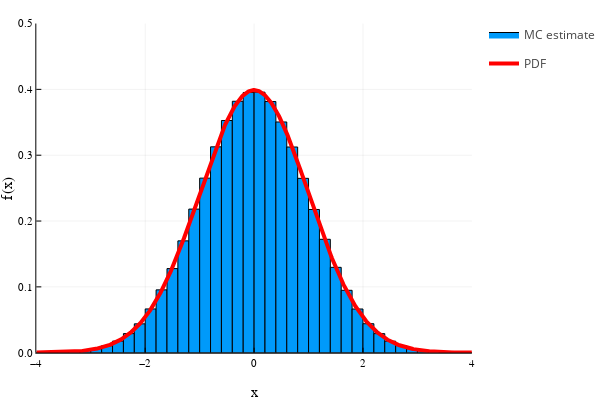

Here is the notebook cell this chart was saved with:
### Markdown cell above
### Box-Muler Transform — A way to generating Normally distributed random variables
![](https://cdn.jsdelivr.net/gh/BNUPsycher/picture-host/BoxMullerTransformUsingPolarCoordinates.png)
- Consider the relationship between the pair $(N_{1}, N_{2})$ and their ***polar coordinate*** counterparts, $R$ and $\theta$. Assume now that the Cartesian coordinates of points $(N_{1},N_{2})$ are identically normally distributed, with $N_{1}$ independent of $N_{2}$ and set $\sigma=1$. In this case, by representing $N_{1}$ and $N_{2}$ in polar coordinates $(\theta,R)$ we have that the angle $\theta$ is uniformly distributed on $[0,2\pi]$ and the radius $R$ is distributed as a Rayleigh random variable.
$$
N_{1} = R\cos(\theta)\quad \text{and}\quad N_{2} = R\sin(\theta)
$$
- Often $N_{2}$ is not needed. Hence, in practice, given two independent uniform(0,1) random variables $U_{1}$ and $U_{2}$, we can get the standard normal distribution $Z$
$$
Z = \sqrt{-2\ln U_{1}}\cos(2\pi U_{2})
$$
- Simulation by Julia

### Code cell
using Distributions, Random, Plots; plotly()
Random.seed!(1)

Z() = sqrt(-2*log(rand()))*cos(2π*rand())
xGrid = -4:0.01:4

histogram([Z() for _ in 1:10^6], bins=50,
    normed=:true, label="MC estimate")
plot!(xGrid, pdf.(Normal(), xGrid),
    c=:red, lw=4, label="PDF",
    xlims=(-4,4), ylims=(0,0.5), xlabel="x", ylabel="f(x)")

### Figure 1 — Plotly figure (JSON) as saved in the notebook; plotly's stock layout.template omitted (floating-point values rounded to 4 significant figures; data arrays with more than 128 entries replaced by an {"elided": "..."} marker saying what was removed)
{"data": [{"fill": "tozeroy", "fillcolor": "rgba(0, 154, 250, 1.000)", "hoverinfo": "none", "legendgroup": "MC estimate", "line": {"color": "rgba(0, 0, 0, 1.000)", "dash": "solid", "width": 1}, "mode": "lines", "name": "MC estimate", "showlegend": true, "type": "scatter", "x": [-5.8, -5.8, -5.6, -5.6, -5.8, -5.8], "xaxis": "x1", "y": [5e-06, 0, 0, 5e-06, 5e-06, 5e-06], "yaxis": "y1"}, {"fill": "tozeroy", "fillcolor": "rgba(0, 154, 250, 1.000)", "hoverinfo": "none", "legendgroup": "MC estimate", "line": {"color": "rgba(0, 0, 0, 1.000)", "dash": "solid", "width": 1}, "mode": "lines", "name": "MC estimate", "showlegend": false, "type": "scatter", "x": [-5.6, -5.6, -5.4, -5.4, -5.6, -5.6], "xaxis": "x1", "y": [0, 0, 0, 0, 0, 0], "yaxis": "y1"}, {"fill": "tozeroy", "fillcolor": "rgba(0, 154, 250, 1.000)", "hoverinfo": "none", "legendgroup": "MC estimate", "line": {"color": "rgba(0, 0, 0, 1.000)", "dash": "solid", "width": 1}, "mode": "lines", "name": "MC estimate", "showlegend": false, "type": "scatter", "x": [-5.4, -5.4, -5.2, -5.2, -5.4, -5.4], "xaxis": "x1", "y": [0, 0, 0, 0, 0, 0], "yaxis": "y1"}, {"fill": "tozeroy", "fillcolor": "rgba(0, 154, 250, 1.000)", "hoverinfo": "none", "legendgroup": "MC estimate", "line": {"color": "rgba(0, 0, 0, 1.000)", "dash": "solid", "width": 1}, "mode": "lines", "name": "MC estimate", "showlegend": false, "type": "scatter", "x": [-5.2, -5.2, -5, -5, -5.2, -5.2], "xaxis": "x1", "y": [0, 0, 0, 0, 0, 0], "yaxis": "y1"}, {"fill": "tozeroy", "fillcolor": "rgba(0, 154, 250, 1.000)", "hoverinfo": "none", "legendgroup": "MC estimate", "line": {"color": "rgba(0, 0, 0, 1.000)", "dash": "solid", "width": 1}, "mode": "lines", "name": "MC estimate", "showlegend": false, "type": "scatter", "x": [-5, -5, -4.8, -4.8, -5, -5], "xaxis": "x1", "y": [0, 0, 0, 0, 0, 0], "yaxis": "y1"}, {"fill": "tozeroy", "fillcolor": "rgba(0, 154, 250, 1.000)", "hoverinfo": "none", "legendgroup": "MC estimate", "line": {"color": "rgba(0, 0, 0, 1.000)", "dash": "solid", "width": 1}, "mode": "lines", "name": "MC estimate", "showlegend": false, "type": "scatter", "x": [-4.8, -4.8, -4.6, -4.6, -4.8, -4.8], "xaxis": "x1", "y": [5e-06, 0, 0, 5e-06, 5e-06, 5e-06], "yaxis": "y1"}, {"fill": "tozeroy", "fillcolor": "rgba(0, 154, 250, 1.000)", "hoverinfo": "none", "legendgroup": "MC estimate", "line": {"color": "rgba(0, 0, 0, 1.000)", "dash": "solid", "width": 1}, "mode": "lines", "name": "MC estimate", "showlegend": false, "type": "scatter", "x": [-4.6, -4.6, -4.4, -4.4, -4.6, -4.6], "xaxis": "x1", "y": [1e-05, 0, 0, 1e-05, 1e-05, 1e-05], "yaxis": "y1"}, {"fill": "tozeroy", "fillcolor": "rgba(0, 154, 250, 1.000)", "hoverinfo": "none", "legendgroup": "MC estimate", "line": {"color": "rgba(0, 0, 0, 1.000)", "dash": "solid", "width": 1}, "mode": "lines", "name": "MC estimate", "showlegend": false, "type": "scatter", "x": [-4.4, -4.4, -4.2, -4.2, -4.4, -4.4], "xaxis": "x1", "y": [6.5e-05, 0, 0, 6.5e-05, 6.5e-05, 6.5e-05], "yaxis": "y1"}, {"fill": "tozeroy", "fillcolor": "rgba(0, 154, 250, 1.000)", "hoverinfo": "none", "legendgroup": "MC estimate", "line": {"color": "rgba(0, 0, 0, 1.000)", "dash": "solid", "width": 1}, "mode": "lines", "name": "MC estimate", "showlegend": false, "type": "scatter", "x": [-4.2, -4.2, -4.0, -4.0, -4.2, -4.2], "xaxis": "x1", "y": [0.000125, 0, 0, 0.000125, 0.000125, 0.000125], "yaxis": "y1"}, {"fill": "tozeroy", "fillcolor": "rgba(0, 154, 250, 1.000)", "hoverinfo": "none", "legendgroup": "MC estimate", "line": {"color": "rgba(0, 0, 0, 1.000)", "dash": "solid", "width": 1}, "mode": "lines", "name": "MC estimate", "showlegend": false, "type": "scatter", "x": [-4, -4, -3.8, -3.8, -4, -4], "xaxis": "x1", "y": [0.0002, 0, 0, 0.0002, 0.0002, 0.0002], "yaxis": "y1"}, {"fill": "tozeroy", "fillcolor": "rgba(0, 154, 250, 1.000)", "hoverinfo": "none", "legendgroup": "MC estimate", "line": {"color": "rgba(0, 0, 0, 1.000)", "dash": "solid", "width": 1}, "mode": "lines", "name": "MC estimate", "showlegend": false, "type": "scatter", "x": [-3.8, -3.8, -3.6, -3.6, -3.8, -3.8], "xaxis": "x1", "y": [0.000415, 0, 0, 0.000415, 0.000415, 0.000415], "yaxis": "y1"}, {"fill": "tozeroy", "fillcolor": "rgba(0, 154, 250, 1.000)", "hoverinfo": "none", "legendgroup": "MC estimate", "line": {"color": "rgba(0, 0, 0, 1.000)", "dash": "solid", "width": 1}, "mode": "lines", "name": "MC estimate", "showlegend": false, "type": "scatter", "x": [-3.6, -3.6, -3.4, -3.4, -3.6, -3.6], "xaxis": "x1", "y": [0.000935, 0, 0, 0.000935, 0.000935, 0.000935], "yaxis": "y1"}, {"fill": "tozeroy", "fillcolor": "rgba(0, 154, 250, 1.000)", "hoverinfo": "none", "legendgroup": "MC estimate", "line": {"color": "rgba(0, 0, 0, 1.000)", "dash": "solid", "width": 1}, "mode": "lines", "name": "MC estimate", "showlegend": false, "type": "scatter", "x": [-3.4, -3.4, -3.2, -3.2, -3.4, -3.4], "xaxis": "x1", "y": [0.001765, 0, 0, 0.001765, 0.001765, 0.001765], "yaxis": "y1"}, {"fill": "tozeroy", "fillcolor": "rgba(0, 154, 250, 1.000)", "hoverinfo": "none", "legendgroup": "MC estimate", "line": {"color": "rgba(0, 0, 0, 1.000)", "dash": "solid", "width": 1}, "mode": "lines", "name": "MC estimate", "showlegend": false, "type": "scatter", "x": [-3.2, -3.2, -3, -3, -3.2, -3.2], "xaxis": "x1", "y": [0.00338, 0, 0, 0.00338, 0.00338, 0.00338], "yaxis": "y1"}, {"fill": "tozeroy", "fillcolor": "rgba(0, 154, 250, 1.000)", "hoverinfo": "none", "legendgroup": "MC estimate", "line": {"color": "rgba(0, 0, 0, 1.000)", "dash": "solid", "width": 1}, "mode": "lines", "name": "MC estimate", "showlegend": false, "type": "scatter", "x": [-3, -3, -2.8, -2.8, -3, -3], "xaxis": "x1", "y": [0.00621, 0, 0, 0.00621, 0.00621, 0.00621], "yaxis": "y1"}, {"fill": "tozeroy", "fillcolor": "rgba(0, 154, 250, 1.000)", "hoverinfo": "none", "legendgroup": "MC estimate", "line": {"color": "rgba(0, 0, 0, 1.000)", "dash": "solid", "width": 1}, "mode": "lines", "name": "MC estimate", "showlegend": false, "type": "scatter", "x": [-2.8, -2.8, -2.6, -2.6, -2.8, -2.8], "xaxis": "x1", "y": [0.0106, 0, 0, 0.0106, 0.0106, 0.0106], "yaxis": "y1"}, {"fill": "tozeroy", "fillcolor": "rgba(0, 154, 250, 1.000)", "hoverinfo": "none", "legendgroup": "MC estimate", "line": {"color": "rgba(0, 0, 0, 1.000)", "dash": "solid", "width": 1}, "mode": "lines", "name": "MC estimate", "showlegend": false, "type": "scatter", "x": [-2.6, -2.6, -2.4, -2.4, -2.6, -2.6], "xaxis": "x1", "y": [0.01766, 0, 0, 0.01766, 0.01766, 0.01766], "yaxis": "y1"}, {"fill": "tozeroy", "fillcolor": "rgba(0, 154, 250, 1.000)", "hoverinfo": "none", "legendgroup": "MC estimate", "line": {"color": "rgba(0, 0, 0, 1.000)", "dash": "solid", "width": 1}, "mode": "lines", "name": "MC estimate", "showlegend": false, "type": "scatter", "x": [-2.4, -2.4, -2.2, -2.2, -2.4, -2.4], "xaxis": "x1", "y": [0.02901, 0, 0, 0.02901, 0.02901, 0.02901], "yaxis": "y1"}, {"fill": "tozeroy", "fillcolor": "rgba(0, 154, 250, 1.000)", "hoverinfo": "none", "legendgroup": "MC estimate", "line": {"color": "rgba(0, 0, 0, 1.000)", "dash": "solid", "width": 1}, "mode": "lines", "name": "MC estimate", "showlegend": false, "type": "scatter", "x": [-2.2, -2.2, -2, -2, -2.2, -2.2], "xaxis": "x1", "y": [0.04384, 0, 0, 0.04384, 0.04384, 0.04384], "yaxis": "y1"}, {"fill": "tozeroy", "fillcolor": "rgba(0, 154, 250, 1.000)", "hoverinfo": "none", "legendgroup": "MC estimate", "line": {"color": "rgba(0, 0, 0, 1.000)", "dash": "solid", "width": 1}, "mode": "lines", "name": "MC estimate", "showlegend": false, "type": "scatter", "x": [-2, -2, -1.8, -1.8, -2, -2], "xaxis": "x1", "y": [0.0665, 0, 0, 0.0665, 0.0665, 0.0665], "yaxis": "y1"}, {"fill": "tozeroy", "fillcolor": "rgba(0, 154, 250, 1.000)", "hoverinfo": "none", "legendgroup": "MC estimate", "line": {"color": "rgba(0, 0, 0, 1.000)", "dash": "solid", "width": 1}, "mode": "lines", "name": "MC estimate", "showlegend": false, "type": "scatter", "x": [-1.8, -1.8, -1.6, -1.6, -1.8, -1.8], "xaxis": "x1", "y": [0.09545, 0, 0, 0.09545, 0.09545, 0.09545], "yaxis": "y1"}, {"fill": "tozeroy", "fillcolor": "rgba(0, 154, 250, 1.000)", "hoverinfo": "none", "legendgroup": "MC estimate", "line": {"color": "rgba(0, 0, 0, 1.000)", "dash": "solid", "width": 1}, "mode": "lines", "name": "MC estimate", "showlegend": false, "type": "scatter", "x": [-1.6, -1.6, -1.4, -1.4, -1.6, -1.6], "xaxis": "x1", "y": [0.1278, 0, 0, 0.1278, 0.1278, 0.1278], "yaxis": "y1"}, {"fill": "tozeroy", "fillcolor": "rgba(0, 154, 250, 1.000)", "hoverinfo": "none", "legendgroup": "MC estimate", "line": {"color": "rgba(0, 0, 0, 1.000)", "dash": "solid", "width": 1}, "mode": "lines", "name": "MC estimate", "showlegend": false, "type": "scatter", "x": [-1.4, -1.4, -1.2, -1.2, -1.4, -1.4], "xaxis": "x1", "y": [0.1699, 0, 0, 0.1699, 0.1699, 0.1699], "yaxis": "y1"}, {"fill": "tozeroy", "fillcolor": "rgba(0, 154, 250, 1.000)", "hoverinfo": "none", "legendgroup": "MC estimate", "line": {"color": "rgba(0, 0, 0, 1.000)", "dash": "solid", "width": 1}, "mode": "lines", "name": "MC estimate", "showlegend": false, "type": "scatter", "x": [-1.2, -1.2, -1, -1, -1.2, -1.2], "xaxis": "x1", "y": [0.2182, 0, 0, 0.2182, 0.2182, 0.2182], "yaxis": "y1"}, {"fill": "tozeroy", "fillcolor": "rgba(0, 154, 250, 1.000)", "hoverinfo": "none", "legendgroup": "MC estimate", "line": {"color": "rgba(0, 0, 0, 1.000)", "dash": "solid", "width": 1}, "mode": "lines", "name": "MC estimate", "showlegend": false, "type": "scatter", "x": [-1, -1, -0.8, -0.8, -1, -1], "xaxis": "x1", "y": [0.2652, 0, 0, 0.2652, 0.2652, 0.2652], "yaxis": "y1"}, {"fill": "tozeroy", "fillcolor": "rgba(0, 154, 250, 1.000)", "hoverinfo": "none", "legendgroup": "MC estimate", "line": {"color": "rgba(0, 0, 0, 1.000)", "dash": "solid", "width": 1}, "mode": "lines", "name": "MC estimate", "showlegend": false, "type": "scatter", "x": [-0.8, -0.8, -0.6, -0.6, -0.8, -0.8], "xaxis": "x1", "y": [0.3127, 0, 0, 0.3127, 0.3127, 0.3127], "yaxis": "y1"}, {"fill": "tozeroy", "fillcolor": "rgba(0, 154, 250, 1.000)", "hoverinfo": "none", "legendgroup": "MC estimate", "line": {"color": "rgba(0, 0, 0, 1.000)", "dash": "solid", "width": 1}, "mode": "lines", "name": "MC estimate", "showlegend": false, "type": "scatter", "x": [-0.6, -0.6, -0.4, -0.4, -0.6, -0.6], "xaxis": "x1", "y": [0.3527, 0, 0, 0.3527, 0.3527, 0.3527], "yaxis": "y1"}, {"fill": "tozeroy", "fillcolor": "rgba(0, 154, 250, 1.000)", "hoverinfo": "none", "legendgroup": "MC estimate", "line": {"color": "rgba(0, 0, 0, 1.000)", "dash": "solid", "width": 1}, "mode": "lines", "name": "MC estimate", "showlegend": false, "type": "scatter", "x": [-0.4, -0.4, -0.2, -0.2, -0.4, -0.4], "xaxis": "x1", "y": [0.3819, 0, 0, 0.3819, 0.3819, 0.3819], "yaxis": "y1"}, {"fill": "tozeroy", "fillcolor": "rgba(0, 154, 250, 1.000)", "hoverinfo": "none", "legendgroup": "MC estimate", "line": {"color": "rgba(0, 0, 0, 1.000)", "dash": "solid", "width": 1}, "mode": "lines", "name": "MC estimate", "showlegend": false, "type": "scatter", "x": [-0.2, -0.2, 0, 0, -0.2, -0.2], "xaxis": "x1", "y": [0.3953, 0, 0, 0.3953, 0.3953, 0.3953], "yaxis": "y1"}, {"fill": "tozeroy", "fillcolor": "rgba(0, 154, 250, 1.000)", "hoverinfo": "none", "legendgroup": "MC estimate", "line": {"color": "rgba(0, 0, 0, 1.000)", "dash": "solid", "width": 1}, "mode": "lines", "name": "MC estimate", "showlegend": false, "type": "scatter", "x": [0, 0, 0.2, 0.2, 0, 0], "xaxis": "x1", "y": [0.3957, 0, 0, 0.3957, 0.3957, 0.3957], "yaxis": "y1"}, {"fill": "tozeroy", "fillcolor": "rgba(0, 154, 250, 1.000)", "hoverinfo": "none", "legendgroup": "MC estimate", "line": {"color": "rgba(0, 0, 0, 1.000)", "dash": "solid", "width": 1}, "mode": "lines", "name": "MC estimate", "showlegend": false, "type": "scatter", "x": [0.2, 0.2, 0.4, 0.4, 0.2, 0.2], "xaxis": "x1", "y": [0.3815, 0, 0, 0.3815, 0.3815, 0.3815], "yaxis": "y1"}, {"fill": "tozeroy", "fillcolor": "rgba(0, 154, 250, 1.000)", "hoverinfo": "none", "legendgroup": "MC estimate", "line": {"color": "rgba(0, 0, 0, 1.000)", "dash": "solid", "width": 1}, "mode": "lines", "name": "MC estimate", "showlegend": false, "type": "scatter", "x": [0.4, 0.4, 0.6, 0.6, 0.4, 0.4], "xaxis": "x1", "y": [0.3505, 0, 0, 0.3505, 0.3505, 0.3505], "yaxis": "y1"}, {"fill": "tozeroy", "fillcolor": "rgba(0, 154, 250, 1.000)", "hoverinfo": "none", "legendgroup": "MC estimate", "line": {"color": "rgba(0, 0, 0, 1.000)", "dash": "solid", "width": 1}, "mode": "lines", "name": "MC estimate", "showlegend": false, "type": "scatter", "x": [0.6, 0.6, 0.8, 0.8, 0.6, 0.6], "xaxis": "x1", "y": [0.3125, 0, 0, 0.3125, 0.3125, 0.3125], "yaxis": "y1"}, {"fill": "tozeroy", "fillcolor": "rgba(0, 154, 250, 1.000)", "hoverinfo": "none", "legendgroup": "MC estimate", "line": {"color": "rgba(0, 0, 0, 1.000)", "dash": "solid", "width": 1}, "mode": "lines", "name": "MC estimate", "showlegend": false, "type": "scatter", "x": [0.8, 0.8, 1, 1, 0.8, 0.8], "xaxis": "x1", "y": [0.2649, 0, 0, 0.2649, 0.2649, 0.2649], "yaxis": "y1"}, {"fill": "tozeroy", "fillcolor": "rgba(0, 154, 250, 1.000)", "hoverinfo": "none", "legendgroup": "MC estimate", "line": {"color": "rgba(0, 0, 0, 1.000)", "dash": "solid", "width": 1}, "mode": "lines", "name": "MC estimate", "showlegend": false, "type": "scatter", "x": [1, 1, 1.2, 1.2, 1, 1], "xaxis": "x1", "y": [0.2176, 0, 0, 0.2176, 0.2176, 0.2176], "yaxis": "y1"}, {"fill": "tozeroy", "fillcolor": "rgba(0, 154, 250, 1.000)", "hoverinfo": "none", "legendgroup": "MC estimate", "line": {"color": "rgba(0, 0, 0, 1.000)", "dash": "solid", "width": 1}, "mode": "lines", "name": "MC estimate", "showlegend": false, "type": "scatter", "x": [1.2, 1.2, 1.4, 1.4, 1.2, 1.2], "xaxis": "x1", "y": [0.1723, 0, 0, 0.1723, 0.1723, 0.1723], "yaxis": "y1"}, {"fill": "tozeroy", "fillcolor": "rgba(0, 154, 250, 1.000)", "hoverinfo": "none", "legendgroup": "MC estimate", "line": {"color": "rgba(0, 0, 0, 1.000)", "dash": "solid", "width": 1}, "mode": "lines", "name": "MC estimate", "showlegend": false, "type": "scatter", "x": [1.4, 1.4, 1.6, 1.6, 1.4, 1.4], "xaxis": "x1", "y": [0.1297, 0, 0, 0.1297, 0.1297, 0.1297], "yaxis": "y1"}, {"fill": "tozeroy", "fillcolor": "rgba(0, 154, 250, 1.000)", "hoverinfo": "none", "legendgroup": "MC estimate", "line": {"color": "rgba(0, 0, 0, 1.000)", "dash": "solid", "width": 1}, "mode": "lines", "name": "MC estimate", "showlegend": false, "type": "scatter", "x": [1.6, 1.6, 1.8, 1.8, 1.6, 1.6], "xaxis": "x1", "y": [0.09478, 0, 0, 0.09478, 0.09478, 0.09478], "yaxis": "y1"}, {"fill": "tozeroy", "fillcolor": "rgba(0, 154, 250, 1.000)", "hoverinfo": "none", "legendgroup": "MC estimate", "line": {"color": "rgba(0, 0, 0, 1.000)", "dash": "solid", "width": 1}, "mode": "lines", "name": "MC estimate", "showlegend": false, "type": "scatter", "x": [1.8, 1.8, 2, 2, 1.8, 1.8], "xaxis": "x1", "y": [0.06641, 0, 0, 0.06641, 0.06641, 0.06641], "yaxis": "y1"}, {"fill": "tozeroy", "fillcolor": "rgba(0, 154, 250, 1.000)", "hoverinfo": "none", "legendgroup": "MC estimate", "line": {"color": "rgba(0, 0, 0, 1.000)", "dash": "solid", "width": 1}, "mode": "lines", "name": "MC estimate", "showlegend": false, "type": "scatter", "x": [2, 2, 2.2, 2.2, 2, 2], "xaxis": "x1", "y": [0.04406, 0, 0, 0.04406, 0.04406, 0.04406], "yaxis": "y1"}, {"fill": "tozeroy", "fillcolor": "rgba(0, 154, 250, 1.000)", "hoverinfo": "none", "legendgroup": "MC estimate", "line": {"color": "rgba(0, 0, 0, 1.000)", "dash": "solid", "width": 1}, "mode": "lines", "name": "MC estimate", "showlegend": false, "type": "scatter", "x": [2.2, 2.2, 2.4, 2.4, 2.2, 2.2], "xaxis": "x1", "y": [0.02898, 0, 0, 0.02898, 0.02898, 0.02898], "yaxis": "y1"}, {"fill": "tozeroy", "fillcolor": "rgba(0, 154, 250, 1.000)", "hoverinfo": "none", "legendgroup": "MC estimate", "line": {"color": "rgba(0, 0, 0, 1.000)", "dash": "solid", "width": 1}, "mode": "lines", "name": "MC estimate", "showlegend": false, "type": "scatter", "x": [2.4, 2.4, 2.6, 2.6, 2.4, 2.4], "xaxis": "x1", "y": [0.01753, 0, 0, 0.01753, 0.01753, 0.01753], "yaxis": "y1"}, {"fill": "tozeroy", "fillcolor": "rgba(0, 154, 250, 1.000)", "hoverinfo": "none", "legendgroup": "MC estimate", "line": {"color": "rgba(0, 0, 0, 1.000)", "dash": "solid", "width": 1}, "mode": "lines", "name": "MC estimate", "showlegend": false, "type": "scatter", "x": [2.6, 2.6, 2.8, 2.8, 2.6, 2.6], "xaxis": "x1", "y": [0.01081, 0, 0, 0.01081, 0.01081, 0.01081], "yaxis": "y1"}, {"fill": "tozeroy", "fillcolor": "rgba(0, 154, 250, 1.000)", "hoverinfo": "none", "legendgroup": "MC estimate", "line": {"color": "rgba(0, 0, 0, 1.000)", "dash": "solid", "width": 1}, "mode": "lines", "name": "MC estimate", "showlegend": false, "type": "scatter", "x": [2.8, 2.8, 3, 3, 2.8, 2.8], "xaxis": "x1", "y": [0.00611, 0, 0, 0.00611, 0.00611, 0.00611], "yaxis": "y1"}, {"fill": "tozeroy", "fillcolor": "rgba(0, 154, 250, 1.000)", "hoverinfo": "none", "legendgroup": "MC estimate", "line": {"color": "rgba(0, 0, 0, 1.000)", "dash": "solid", "width": 1}, "mode": "lines", "name": "MC estimate", "showlegend": false, "type": "scatter", "x": [3, 3, 3.2, 3.2, 3, 3], "xaxis": "x1", "y": [0.003275, 0, 0, 0.003275, 0.003275, 0.003275], "yaxis": "y1"}, {"fill": "tozeroy", "fillcolor": "rgba(0, 154, 250, 1.000)", "hoverinfo": "none", "legendgroup": "MC estimate", "line": {"color": "rgba(0, 0, 0, 1.000)", "dash": "solid", "width": 1}, "mode": "lines", "name": "MC estimate", "showlegend": false, "type": "scatter", "x": [3.2, 3.2, 3.4, 3.4, 3.2, 3.2], "xaxis": "x1", "y": [0.00178, 0, 0, 0.00178, 0.00178, 0.00178], "yaxis": "y1"}, {"fill": "tozeroy", "fillcolor": "rgba(0, 154, 250, 1.000)", "hoverinfo": "none", "legendgroup": "MC estimate", "line": {"color": "rgba(0, 0, 0, 1.000)", "dash": "solid", "width": 1}, "mode": "lines", "name": "MC estimate", "showlegend": false, "type": "scatter", "x": [3.4, 3.4, 3.6, 3.6, 3.4, 3.4], "xaxis": "x1", "y": [0.00088, 0, 0, 0.00088, 0.00088, 0.00088], "yaxis": "y1"}, {"fill": "tozeroy", "fillcolor": "rgba(0, 154, 250, 1.000)", "hoverinfo": "none", "legendgroup": "MC estimate", "line": {"color": "rgba(0, 0, 0, 1.000)", "dash": "solid", "width": 1}, "mode": "lines", "name": "MC estimate", "showlegend": false, "type": "scatter", "x": [3.6, 3.6, 3.8, 3.8, 3.6, 3.6], "xaxis": "x1", "y": [0.000495, 0, 0, 0.000495, 0.000495, 0.000495], "yaxis": "y1"}, {"fill": "tozeroy", "fillcolor": "rgba(0, 154, 250, 1.000)", "hoverinfo": "none", "legendgroup": "MC estimate", "line": {"color": "rgba(0, 0, 0, 1.000)", "dash": "solid", "width": 1}, "mode": "lines", "name": "MC estimate", "showlegend": false, "type": "scatter", "x": [3.8, 3.8, 4, 4, 3.8, 3.8], "xaxis": "x1", "y": [0.000285, 0, 0, 0.000285, 0.000285, 0.000285], "yaxis": "y1"}, {"fill": "tozeroy", "fillcolor": "rgba(0, 154, 250, 1.000)", "hoverinfo": "none", "legendgroup": "MC estimate", "line": {"color": "rgba(0, 0, 0, 1.000)", "dash": "solid", "width": 1}, "mode": "lines", "name": "MC estimate", "showlegend": false, "type": "scatter", "x": [4.0, 4.0, 4.2, 4.2, 4.0, 4.0], "xaxis": "x1", "y": [6.5e-05, 0, 0, 6.5e-05, 6.5e-05, 6.5e-05], "yaxis": "y1"}, {"fill": "tozeroy", "fillcolor": "rgba(0, 154, 250, 1.000)", "hoverinfo": "none", "legendgroup": "MC estimate", "line": {"color": "rgba(0, 0, 0, 1.000)", "dash": "solid", "width": 1}, "mode": "lines", "name": "MC estimate", "showlegend": false, "type": "scatter", "x": [4.2, 4.2, 4.4, 4.4, 4.2, 4.2], "xaxis": "x1", "y": [3e-05, 0, 0, 3e-05, 3e-05, 3e-05], "yaxis": "y1"}, {"fill": "tozeroy", "fillcolor": "rgba(0, 154, 250, 1.000)", "hoverinfo": "none", "legendgroup": "MC estimate", "line": {"color": "rgba(0, 0, 0, 1.000)", "dash": "solid", "width": 1}, "mode": "lines", "name": "MC estimate", "showlegend": false, "type": "scatter", "x": [4.4, 4.4, 4.6, 4.6, 4.4, 4.4], "xaxis": "x1", "y": [2.5e-05, 0, 0, 2.5e-05, 2.5e-05, 2.5e-05], "yaxis": "y1"}, {"fill": "tozeroy", "fillcolor": "rgba(0, 154, 250, 1.000)", "hoverinfo": "none", "legendgroup": "MC estimate", "line": {"color": "rgba(0, 0, 0, 1.000)", "dash": "solid", "width": 1}, "mode": "lines", "name": "MC estimate", "showlegend": false, "type": "scatter", "x": [4.6, 4.6, 4.8, 4.8, 4.6, 4.6], "xaxis": "x1", "y": [1e-05, 0, 0, 1e-05, 1e-05, 1e-05], "yaxis": "y1"}, {"colorbar": {"title": ""}, "legendgroup": "MC estimate", "marker": {"color": "rgba(0, 154, 250, 0.000)", "line": {"color": "rgba(0, 0, 0, 0.000)", "width": 1}, "size": 0, "symbol": "circle"}, "mode": "markers", "name": "MC estimate", "showlegend": false, "type": "scatter", "x": [-5.7, -5.5, -5.3, -5.1, -4.9, -4.7, -4.5, -4.3, -4.1, -3.9, -3.7, -3.5, -3.3, -3.1, -2.9, -2.7, -2.5, -2.3, -2.1, -1.9, -1.7, -1.5, -1.3, -1.1, -0.9, -0.7, -0.5, -0.3, -0.1, 0.1, 0.3, 0.5, 0.7, 0.9, 1.1, 1.3, 1.5, 1.7, 1.9, 2.1, 2.3, 2.5, 2.7, 2.9, 3.1, 3.3, 3.5, 3.7, 3.9, 4.1, 4.3, 4.5, 4.7], "xaxis": "x", "y": [5e-06, 0, 0, 0, 0, 5e-06, 1e-05, 6.5e-05, 0.000125, 0.0002, 0.000415, 0.000935, 0.001765, 0.00338, 0.00621, 0.0106, 0.01766, 0.02901, 0.04384, 0.0665, 0.09545, 0.1278, 0.1699, 0.2182, 0.2652, 0.3127, 0.3527, 0.3819, 0.3953, 0.3957, 0.3815, 0.3505, 0.3125, 0.2649, 0.2176, 0.1723, 0.1297, 0.09478, 0.06641, 0.04406, 0.02898, 0.01753, 0.01081, 0.00611, 0.003275, 0.00178, 0.00088, 0.000495, 0.000285, 6.5e-05, 3e-05, 2.5e-05, 1e-05], "yaxis": "y", "zmax": null, "zmin": null}, {"colorbar": {"title": ""}, "legendgroup": "PDF", "line": {"color": "rgba(255, 0, 0, 1.000)", "dash": "solid", "shape": "linear", "width": 4}, "mode": "lines", "name": "PDF", "showlegend": true, "type": "scatter", "x": {"elided": "801 float values"}, "xaxis": "x", "y": {"elided": "801 float values"}, "yaxis": "y", "zmax": null, "zmin": null}], "layout": {"annotations": [], "height": 400, "legend_position": {"bgcolor": "rgba(255, 255, 255, 1.000)", "bordercolor": "rgba(0, 0, 0, 1.000)", "borderwidth": 1, "font": {"color": "rgba(0, 0, 0, 1.000)", "family": "sans-serif", "size": 11}, "title": {"font": {"color": "rgba(0, 0, 0, 1.000)", "family": "sans-serif", "size": 15}, "text": ""}, "tracegroupgap": 0, "traceorder": "normal", "x": 1, "xanchor": "auto", "y": 1, "yanchor": "auto"}, "margin": {"b": 20, "l": 0, "r": 0, "t": 20}, "paper_bgcolor": "rgba(255, 255, 255, 1.000)", "plot_bgcolor": "rgba(255, 255, 255, 1.000)", "showlegend": true, "width": 600, "xaxis": {"anchor": "y", "domain": [0.07647, 0.9934], "gridcolor": "rgba(0, 0, 0, 0.100)", "gridwidth": 0.5, "linecolor": "rgba(0, 0, 0, 1.000)", "mirror": false, "range": [-4, 4], "showgrid": true, "showline": true, "showticklabels": true, "tickangle": 0, "tickcolor": "rgb(0, 0, 0)", "tickfont": {"color": "rgba(0, 0, 0, 1.000)", "family": "sans-serif", "size": 11}, "tickmode": "array", "ticks": "inside", "ticktext": ["−4", "−2", "0", "2", "4"], "tickvals": [-4, -2, 0, 2, 4], "title": "x", "titlefont": {"color": "rgba(0, 0, 0, 1.000)", "family": "sans-serif", "size": 15}, "type": "-", "visible": true, "zeroline": false, "zerolinecolor": "rgba(0, 0, 0, 1.000)"}, "yaxis": {"anchor": "x", "domain": [0.07581, 0.9902], "gridcolor": "rgba(0, 0, 0, 0.100)", "gridwidth": 0.5, "linecolor": "rgba(0, 0, 0, 1.000)", "mirror": false, "range": [0, 0.5], "showgrid": true, "showline": true, "showticklabels": true, "tickangle": 0, "tickcolor": "rgb(0, 0, 0)", "tickfont": {"color": "rgba(0, 0, 0, 1.000)", "family": "sans-serif", "size": 11}, "tickmode": "array", "ticks": "inside", "ticktext": ["0.0", "0.1", "0.2", "0.3", "0.4", "0.5"], "tickvals": [0, 0.1, 0.2, 0.3, 0.4, 0.5], "title": "f(x)", "titlefont": {"color": "rgba(0, 0, 0, 1.000)", "family": "sans-serif", "size": 15}, "type": "-", "visible": true, "zeroline": false, "zerolinecolor": "rgba(0, 0, 0, 1.000)"}}}
